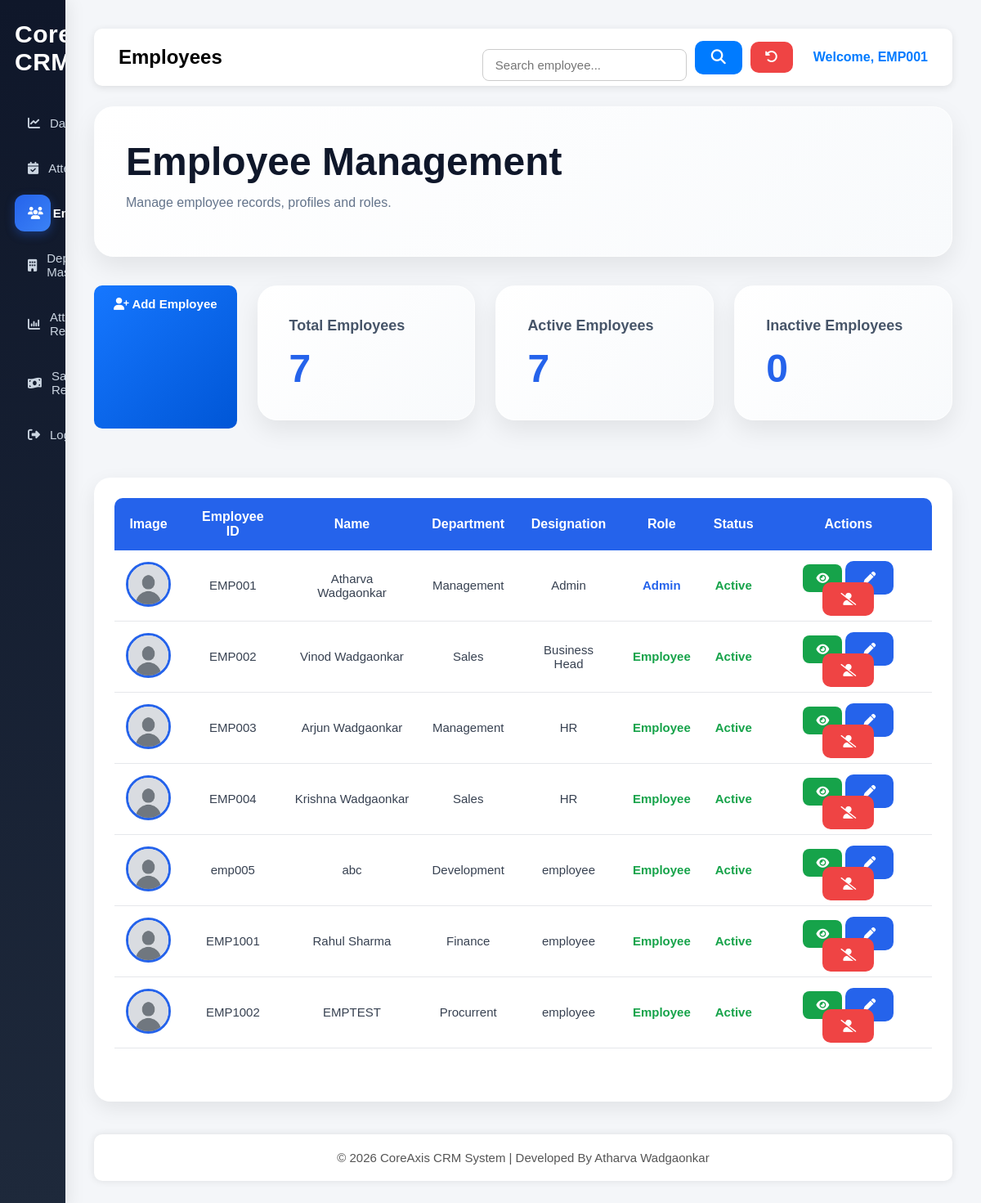
The page /employees.php (signed in) on the database its author committed.
### tables this page shows
CREATE TABLE `users` (
  `id` int(11) NOT NULL,
  `employee_id` varchar(20) DEFAULT NULL,
  `full_name` varchar(100) DEFAULT NULL,
  `password` varchar(100) DEFAULT NULL,
  `department` varchar(50) DEFAULT NULL,
  `designation` varchar(50) DEFAULT NULL,
  `shift_time` time DEFAULT NULL,
  `salary` decimal(10,2) DEFAULT NULL,
  `incentive` decimal(10,2) DEFAULT NULL,
  `joining_date` date DEFAULT NULL,
  `role` varchar(20) DEFAULT NULL,
  `status` varchar(20) DEFAULT NULL,
  `phone` varchar(15) DEFAULT NULL,
  `email` varchar(100) DEFAULT NULL,
  `shift_id` int(11) DEFAULT NULL
);

### employees.php (the view, shortened to what this page needs)
<?php
include 'includes/db.php';
$search = "";
if (isset($_GET['search']) && !empty(trim($_GET['search']))) {
    $search = $_GET['search'];
    $query =
        "SELECT * FROM users
    WHERE employee_id LIKE '%$search%'
    OR full_name LIKE '%$search%'
    OR department LIKE '%$search%'";
} else {
    $query = "SELECT * FROM users";
}
$total_query = "SELECT * FROM users";
$total_result = mysqli_query($conn, $total_query);
$total_employees = mysqli_num_rows($total_result);
$active_query =
"SELECT * FROM users
WHERE status='Active'";
$active_result =
mysqli_query($conn,$active_query);
$total_active =
mysqli_num_rows($active_result);
$inactive_query =
"SELECT * FROM users
WHERE status='Inactive'";
$inactive_result =
mysqli_query($conn,$inactive_query);
$total_inactive =
mysqli_num_rows($inactive_result);
$result = mysqli_query($conn, $query);
$employee_id = $_SESSION['employee_id'];
$user_query = "SELECT * FROM users
WHERE employee_id='$employee_id'";
$user_result = mysqli_query($conn, $user_query);
$user = mysqli_fetch_assoc($user_result);
?>
<!DOCTYPE html>
<html>
<head>
    <link rel="stylesheet" href="css/style.css">
    <link rel="stylesheet" href="https://cdnjs.cloudflare.com/ajax/libs/font-awesome/6.5.1/css/all.min.css">
</head>
<body>
    <div class="main-container">
        <div class="sidebar">
            <h2>CoreAxis CRM</h2>
            <a href="dashboard.php">
                <i class="fa-solid fa-chart-line"></i>
                Dashboard
            </a>
            <a href="attendance.php">
                <i class="fa-solid fa-calendar-check"></i>
                Attendance
            </a>
            <a href="employees.php" class="active">
    <i class="fa-solid fa-users"></i>
    Employees
</a>
<a href="department_master.php">
    <i class="fa-solid fa-building"></i>
    Department Master
</a>
            <a href="attendance_report.php">
                <i class="fa-solid fa-chart-column"></i>
                Attendance Report
            </a>
            <a href="salary_report.php">
                <i class="fa-solid fa-money-bill-wave"></i>
                Salary Report
            </a>
            <a href="logout.php">
                <i class="fa-solid fa-right-from-bracket"></i>
                Logout
            </a>
        </div>
        <div class="content">
            <div class="topbar">
                <div class="topbar-left">
                    <h2>Employees</h2>
                </div>
                <div class="topbar-right">
                    <form method="GET" style="display:flex; gap:10px; align-items:center;">
                        <input type="text" name="search" class="search-box" placeholder="Search employee..."
                            value="<?php echo $search; ?>">
                        <button type="submit" style="width:auto; padding:10px 20px; margin-top:0;">
                            <i class="fa-solid fa-magnifying-glass"></i>
                        </button>
                        <a href="employees.php" style="
background:#ef4444;
color:white;
padding:10px 18px;
border-radius:10px;
text-decoration:none;
font-weight:600;">
                            <i class="fa-solid fa-rotate-left"></i>
                        </a>
                    </form>
                    <div class="profile-box">
                        Welcome,
                        <?php echo $user['employee_id']; ?>
                    </div>
                </div>
            </div>
            <div class="welcome-box">
                <h1>Employee Management</h1>
                <p>
                    Manage employee records, profiles and roles.
                </p>
            </div>
            <div class="stats-box">
                <a href="add_employee.php" class="generate-btn" style="
text-decoration:none;
display:inline-block;
margin-bottom:25px;
width:auto;
padding:14px 24px;">
                    <i class="fa-solid fa-user-plus"></i>
                    Add Employee
                </a>
                <div class="card">
                    <h2>Total Employees</h2>
                    <p>
                        <?php echo $total_employees; ?>
                    </p>
                </div>
                <div class="card">
    <h2>Active Employees</h2>
    <p>
        <?php echo $total_active; ?>
    </p>
</div>
<div class="card">
    <h2>Inactive Employees</h2>
    <p>
        <?php echo $total_inactive; ?>
    </p>
</div>
            </div>
            <div class="table-container">
                <table class="attendance-table">
                    <thead>
                        <tr>
                            <th>Image</th>
                            <th>Employee ID</th>
                            <th>Name</th>
                            <th>Department</th>
                            <th>Designation</th>
                            <th>Role</th>
                            <th>Status</th>
                            <th>Actions</th>
                        </tr>
                    </thead>
                    <tbody>
                        <?php
                        mysqli_data_seek($result, 0);
                        while ($row = mysqli_fetch_assoc($result)) {
                            $imagePath = "images/" . $row['employee_id'] . ".jpg";
                            if (!file_exists($imagePath)) {
                                $imagePath = "images/default.png";
                            }
                            ?>
                            <tr>
                                <td>
                                    <img src="<?php echo $imagePath; ?>" width="55" height="55" style="
                                 border-radius:50%;
                                 object-fit:cover;
                                 border:3px solid #2563eb;">
                                </td>
                                <td>
                                    <?php echo $row['employee_id']; ?>
                                </td>
                                <td>
                                    <?php echo $row['full_name']; ?>
                                </td>
                                <td>
                                    <?php echo $row['department']; ?>
                                </td>
                                <td>
                                    <?php echo $row['designation']; ?>
                                </td>
                                <td>
                                    <?php
                                    if ($row['role'] == 'Admin') {
                                        echo "<span style='color:#2563eb;font-weight:700;'>Admin</span>";
                                    } else {
                                        echo "<span style='color:#16a34a;font-weight:700;'>Employee</span>";
                                    }
                                    ?>
                                </td>
                                <td>
                                    <?php
                                    if ($row['status'] == 'Active') {
                                        echo "<span style='color:#16a34a;font-weight:700;'>Active</span>";
                                    } else {
                                        echo "<span style='color:#dc2626;font-weight:700;'>Inactive</span>";
                                    }
                                    ?>
                                </td>
                                <td>
                                    <a href="employee_profile.php?id=<?php echo $row['employee_id']; ?>"
                                        class="view-slip-btn">
                                        <i class="fa-solid fa-eye"></i>
                                    </a>
                                    <a href="edit_employee.php?id=<?php echo $row['employee_id']; ?>" class="filter-btn"
                                        style="text-decoration:none;">
                                        <i class="fa-solid fa-pen"></i>
                                    </a>
                                    <?php
if($row['status'] == 'Active')
{
?>
<a href="deactivate_employee.php?id=<?php echo $row['employee_id']; ?>"
class="reset-btn"
style="text-decoration:none;"
onclick="
return confirm(
'Deactivate this employee?\n\nEmployee data, salary records and attendance history will be preserved.'
)
">
<i class="fa-solid fa-user-slash"></i>
</a>
<?php
}
?>
                                </td>
                            </tr>
                            <?php
                        }
                        ?>
                    </tbody>
                </table>
            </div>
            <div class="footer">
                © 2026 CoreAxis CRM System |
                Developed By Atharva Wadgaonkar
            </div>
        </div>
    </div>
</body>
</html>

### rows shown on the page
users: employee "EMP001", full_name "Atharva Wadgaonkar", department "Management", designation "Admin", role "Admin", status "Active"
users: employee "EMP002", full_name "Vinod Wadgaonkar", department "Sales", designation "Business Head", role "Employee", status "Active"
users: employee "EMP003", full_name "Arjun Wadgaonkar", department "Management", designation "HR", role "Employee", status "Active"
users: employee "EMP004", full_name "Krishna Wadgaonkar", department "Sales", designation "HR", role "Employee", status "Active"
users: employee "emp005", full_name "abc", department "Development", designation "employee", role "Employee", status "Active"
users: employee "EMP1001", full_name "Rahul Sharma", department "Finance", designation "employee", role "Employee", status "Active"
users: employee "EMP1002", full_name "EMPTEST", department "Procurrent", designation "employee", role "Employee", status "Active"

### other values the page prints
$total_employees "7"
$total_active "7"
$total_inactive "0"
